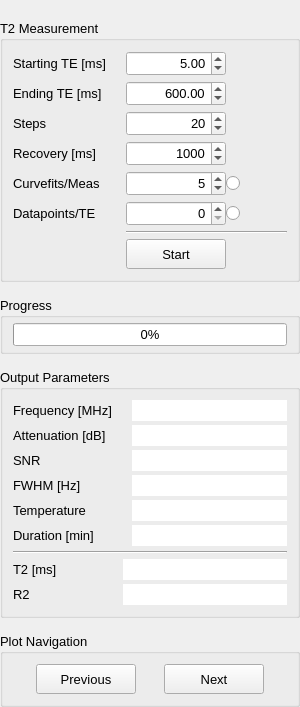
<?xml version="1.0" encoding="UTF-8"?>
<ui version="4.0">
 <class>ccRelaxometerWidget</class>
 <widget class="QWidget" name="ccRelaxometerWidget">
  <property name="geometry">
   <rect>
    <x>0</x>
    <y>0</y>
    <width>300</width>
    <height>676</height>
   </rect>
  </property>
  <property name="sizePolicy">
   <sizepolicy hsizetype="Fixed" vsizetype="Minimum">
    <horstretch>0</horstretch>
    <verstretch>0</verstretch>
   </sizepolicy>
  </property>
  <property name="minimumSize">
   <size>
    <width>300</width>
    <height>0</height>
   </size>
  </property>
  <property name="maximumSize">
   <size>
    <width>300</width>
    <height>16777215</height>
   </size>
  </property>
  <property name="windowTitle">
   <string>Form</string>
  </property>
  <layout class="QVBoxLayout" name="verticalLayout">
   <property name="spacing">
    <number>15</number>
   </property>
   <property name="leftMargin">
    <number>0</number>
   </property>
   <property name="topMargin">
    <number>20</number>
   </property>
   <property name="rightMargin">
    <number>0</number>
   </property>
   <property name="bottomMargin">
    <number>0</number>
   </property>
   <item>
    <widget class="QGroupBox" name="MeasParamWidget">
     <property name="sizePolicy">
      <sizepolicy hsizetype="Expanding" vsizetype="Minimum">
       <horstretch>0</horstretch>
       <verstretch>0</verstretch>
      </sizepolicy>
     </property>
     <property name="font">
      <font>
       <pointsize>10</pointsize>
      </font>
     </property>
     <property name="title">
      <string>T2 Measurement</string>
     </property>
     <layout class="QHBoxLayout" name="horizontalLayout">
      <property name="spacing">
       <number>0</number>
      </property>
      <property name="leftMargin">
       <number>10</number>
      </property>
      <property name="topMargin">
       <number>10</number>
      </property>
      <property name="rightMargin">
       <number>10</number>
      </property>
      <property name="bottomMargin">
       <number>10</number>
      </property>
      <item>
       <widget class="QWidget" name="controls" native="true">
        <layout class="QFormLayout" name="controls_layout">
         <property name="horizontalSpacing">
          <number>20</number>
         </property>
         <property name="verticalSpacing">
          <number>5</number>
         </property>
         <property name="leftMargin">
          <number>0</number>
         </property>
         <property name="topMargin">
          <number>0</number>
         </property>
         <property name="rightMargin">
          <number>0</number>
         </property>
         <property name="bottomMargin">
          <number>0</number>
         </property>
         <item row="0" column="0">
          <widget class="QLabel" name="t2StartLabel">
           <property name="sizePolicy">
            <sizepolicy hsizetype="Minimum" vsizetype="Preferred">
             <horstretch>0</horstretch>
             <verstretch>0</verstretch>
            </sizepolicy>
           </property>
           <property name="font">
            <font>
             <pointsize>10</pointsize>
            </font>
           </property>
           <property name="text">
            <string>Starting TE [ms]</string>
           </property>
          </widget>
         </item>
         <item row="1" column="0">
          <widget class="QLabel" name="t2EndLabel">
           <property name="sizePolicy">
            <sizepolicy hsizetype="Minimum" vsizetype="Preferred">
             <horstretch>0</horstretch>
             <verstretch>0</verstretch>
            </sizepolicy>
           </property>
           <property name="font">
            <font>
             <pointsize>10</pointsize>
            </font>
           </property>
           <property name="text">
            <string>Ending TE [ms]</string>
           </property>
          </widget>
         </item>
         <item row="2" column="0">
          <widget class="QLabel" name="t2StepLabel">
           <property name="sizePolicy">
            <sizepolicy hsizetype="Minimum" vsizetype="Preferred">
             <horstretch>0</horstretch>
             <verstretch>0</verstretch>
            </sizepolicy>
           </property>
           <property name="font">
            <font>
             <pointsize>10</pointsize>
            </font>
           </property>
           <property name="text">
            <string>Steps</string>
           </property>
          </widget>
         </item>
         <item row="2" column="1">
          <widget class="QSpinBox" name="t2Step_input">
           <property name="sizePolicy">
            <sizepolicy hsizetype="Fixed" vsizetype="Fixed">
             <horstretch>0</horstretch>
             <verstretch>0</verstretch>
            </sizepolicy>
           </property>
           <property name="minimumSize">
            <size>
             <width>100</width>
             <height>25</height>
            </size>
           </property>
           <property name="maximumSize">
            <size>
             <width>100</width>
             <height>25</height>
            </size>
           </property>
           <property name="alignment">
            <set>Qt::AlignRight|Qt::AlignTrailing|Qt::AlignVCenter</set>
           </property>
           <property name="value">
            <number>20</number>
           </property>
          </widget>
         </item>
         <item row="3" column="0">
          <widget class="QLabel" name="t2RecoveryLabel">
           <property name="sizePolicy">
            <sizepolicy hsizetype="Minimum" vsizetype="Preferred">
             <horstretch>0</horstretch>
             <verstretch>0</verstretch>
            </sizepolicy>
           </property>
           <property name="font">
            <font>
             <pointsize>10</pointsize>
            </font>
           </property>
           <property name="text">
            <string>Recovery [ms]</string>
           </property>
          </widget>
         </item>
         <item row="3" column="1">
          <widget class="QSpinBox" name="t2Recovery_input">
           <property name="sizePolicy">
            <sizepolicy hsizetype="Fixed" vsizetype="Fixed">
             <horstretch>0</horstretch>
             <verstretch>0</verstretch>
            </sizepolicy>
           </property>
           <property name="minimumSize">
            <size>
             <width>100</width>
             <height>25</height>
            </size>
           </property>
           <property name="maximumSize">
            <size>
             <width>100</width>
             <height>25</height>
            </size>
           </property>
           <property name="alignment">
            <set>Qt::AlignRight|Qt::AlignTrailing|Qt::AlignVCenter</set>
           </property>
           <property name="minimum">
            <number>0</number>
           </property>
           <property name="maximum">
            <number>100000</number>
           </property>
           <property name="singleStep">
            <number>1000</number>
           </property>
           <property name="value">
            <number>1000</number>
           </property>
          </widget>
         </item>
         <item row="4" column="0">
          <widget class="QLabel" name="t2CyclesLabel">
           <property name="font">
            <font>
             <pointsize>10</pointsize>
            </font>
           </property>
           <property name="text">
            <string>Curvefits/Meas</string>
           </property>
          </widget>
         </item>
         <item row="4" column="1">
          <layout class="QHBoxLayout" name="horizontalLayout_2">
           <item>
            <widget class="QSpinBox" name="measAvg_input">
             <property name="sizePolicy">
              <sizepolicy hsizetype="Fixed" vsizetype="Fixed">
               <horstretch>0</horstretch>
               <verstretch>0</verstretch>
              </sizepolicy>
             </property>
             <property name="minimumSize">
              <size>
               <width>100</width>
               <height>25</height>
              </size>
             </property>
             <property name="maximumSize">
              <size>
               <width>100</width>
               <height>25</height>
              </size>
             </property>
             <property name="alignment">
              <set>Qt::AlignRight|Qt::AlignTrailing|Qt::AlignVCenter</set>
             </property>
             <property name="maximum">
              <number>98</number>
             </property>
             <property name="value">
              <number>5</number>
             </property>
            </widget>
           </item>
           <item>
            <widget class="QRadioButton" name="measAvg_enable">
             <property name="text">
              <string/>
             </property>
             <property name="autoExclusive">
              <bool>false</bool>
             </property>
            </widget>
           </item>
          </layout>
         </item>
         <item row="5" column="0">
          <widget class="QLabel" name="label">
           <property name="font">
            <font>
             <pointsize>10</pointsize>
            </font>
           </property>
           <property name="text">
            <string>Datapoints/TE</string>
           </property>
          </widget>
         </item>
         <item row="5" column="1">
          <layout class="QHBoxLayout" name="horizontalLayout_5">
           <item>
            <widget class="QSpinBox" name="dataAvg_input">
             <property name="sizePolicy">
              <sizepolicy hsizetype="Fixed" vsizetype="Fixed">
               <horstretch>0</horstretch>
               <verstretch>0</verstretch>
              </sizepolicy>
             </property>
             <property name="minimumSize">
              <size>
               <width>100</width>
               <height>25</height>
              </size>
             </property>
             <property name="maximumSize">
              <size>
               <width>100</width>
               <height>25</height>
              </size>
             </property>
             <property name="alignment">
              <set>Qt::AlignRight|Qt::AlignTrailing|Qt::AlignVCenter</set>
             </property>
            </widget>
           </item>
           <item>
            <widget class="QRadioButton" name="dataAvg_enable">
             <property name="text">
              <string/>
             </property>
             <property name="autoExclusive">
              <bool>false</bool>
             </property>
            </widget>
           </item>
          </layout>
         </item>
         <item row="7" column="1">
          <widget class="QPushButton" name="t2Start_btn">
           <property name="sizePolicy">
            <sizepolicy hsizetype="Fixed" vsizetype="Fixed">
             <horstretch>0</horstretch>
             <verstretch>0</verstretch>
            </sizepolicy>
           </property>
           <property name="minimumSize">
            <size>
             <width>100</width>
             <height>30</height>
            </size>
           </property>
           <property name="maximumSize">
            <size>
             <width>100</width>
             <height>30</height>
            </size>
           </property>
           <property name="font">
            <font>
             <pointsize>10</pointsize>
            </font>
           </property>
           <property name="text">
            <string>Start</string>
           </property>
          </widget>
         </item>
         <item row="6" column="1">
          <widget class="Line" name="line_2">
           <property name="orientation">
            <enum>Qt::Horizontal</enum>
           </property>
          </widget>
         </item>
         <item row="0" column="1">
          <widget class="QDoubleSpinBox" name="t2Start_input">
           <property name="sizePolicy">
            <sizepolicy hsizetype="Fixed" vsizetype="Fixed">
             <horstretch>0</horstretch>
             <verstretch>0</verstretch>
            </sizepolicy>
           </property>
           <property name="minimumSize">
            <size>
             <width>100</width>
             <height>25</height>
            </size>
           </property>
           <property name="maximumSize">
            <size>
             <width>100</width>
             <height>25</height>
            </size>
           </property>
           <property name="alignment">
            <set>Qt::AlignRight|Qt::AlignTrailing|Qt::AlignVCenter</set>
           </property>
           <property name="minimum">
            <double>1.000000000000000</double>
           </property>
           <property name="maximum">
            <double>100000.000000000000000</double>
           </property>
           <property name="singleStep">
            <double>10.000000000000000</double>
           </property>
           <property name="value">
            <double>5.000000000000000</double>
           </property>
          </widget>
         </item>
         <item row="1" column="1">
          <widget class="QDoubleSpinBox" name="t2End_input">
           <property name="sizePolicy">
            <sizepolicy hsizetype="Fixed" vsizetype="Fixed">
             <horstretch>0</horstretch>
             <verstretch>0</verstretch>
            </sizepolicy>
           </property>
           <property name="minimumSize">
            <size>
             <width>100</width>
             <height>25</height>
            </size>
           </property>
           <property name="maximumSize">
            <size>
             <width>100</width>
             <height>25</height>
            </size>
           </property>
           <property name="alignment">
            <set>Qt::AlignRight|Qt::AlignTrailing|Qt::AlignVCenter</set>
           </property>
           <property name="minimum">
            <double>10.000000000000000</double>
           </property>
           <property name="maximum">
            <double>100000.000000000000000</double>
           </property>
           <property name="singleStep">
            <double>10.000000000000000</double>
           </property>
           <property name="value">
            <double>600.000000000000000</double>
           </property>
          </widget>
         </item>
        </layout>
       </widget>
      </item>
     </layout>
    </widget>
   </item>
   <item>
    <widget class="QGroupBox" name="groupBox">
     <property name="sizePolicy">
      <sizepolicy hsizetype="Expanding" vsizetype="Minimum">
       <horstretch>0</horstretch>
       <verstretch>0</verstretch>
      </sizepolicy>
     </property>
     <property name="font">
      <font>
       <pointsize>10</pointsize>
      </font>
     </property>
     <property name="title">
      <string>Progress</string>
     </property>
     <layout class="QHBoxLayout" name="horizontalLayout_3">
      <property name="spacing">
       <number>0</number>
      </property>
      <property name="leftMargin">
       <number>10</number>
      </property>
      <property name="topMargin">
       <number>5</number>
      </property>
      <property name="rightMargin">
       <number>10</number>
      </property>
      <property name="bottomMargin">
       <number>5</number>
      </property>
      <item>
       <widget class="QProgressBar" name="meas_progress">
        <property name="value">
         <number>0</number>
        </property>
        <property name="textVisible">
         <bool>true</bool>
        </property>
       </widget>
      </item>
     </layout>
    </widget>
   </item>
   <item>
    <widget class="QGroupBox" name="OutputWidget">
     <property name="sizePolicy">
      <sizepolicy hsizetype="Expanding" vsizetype="Minimum">
       <horstretch>0</horstretch>
       <verstretch>0</verstretch>
      </sizepolicy>
     </property>
     <property name="font">
      <font>
       <pointsize>10</pointsize>
      </font>
     </property>
     <property name="title">
      <string>Output Parameters</string>
     </property>
     <layout class="QVBoxLayout" name="verticalLayout_2">
      <property name="spacing">
       <number>5</number>
      </property>
      <property name="leftMargin">
       <number>10</number>
      </property>
      <property name="topMargin">
       <number>10</number>
      </property>
      <property name="rightMargin">
       <number>10</number>
      </property>
      <property name="bottomMargin">
       <number>10</number>
      </property>
      <item>
       <layout class="QFormLayout" name="outputParameters">
        <property name="fieldGrowthPolicy">
         <enum>QFormLayout::ExpandingFieldsGrow</enum>
        </property>
        <property name="rowWrapPolicy">
         <enum>QFormLayout::DontWrapRows</enum>
        </property>
        <property name="horizontalSpacing">
         <number>20</number>
        </property>
        <property name="verticalSpacing">
         <number>4</number>
        </property>
        <property name="leftMargin">
         <number>0</number>
        </property>
        <property name="topMargin">
         <number>0</number>
        </property>
        <property name="rightMargin">
         <number>0</number>
        </property>
        <property name="bottomMargin">
         <number>0</number>
        </property>
        <item row="0" column="0">
         <widget class="QLabel" name="freqLabel">
          <property name="sizePolicy">
           <sizepolicy hsizetype="Minimum" vsizetype="Preferred">
            <horstretch>0</horstretch>
            <verstretch>0</verstretch>
           </sizepolicy>
          </property>
          <property name="minimumSize">
           <size>
            <width>90</width>
            <height>0</height>
           </size>
          </property>
          <property name="font">
           <font>
            <pointsize>10</pointsize>
            <weight>50</weight>
            <bold>false</bold>
           </font>
          </property>
          <property name="text">
           <string>Frequency [MHz]</string>
          </property>
          <property name="alignment">
           <set>Qt::AlignLeading|Qt::AlignLeft|Qt::AlignVCenter</set>
          </property>
         </widget>
        </item>
        <item row="0" column="1">
         <widget class="QLineEdit" name="freq_output">
          <property name="sizePolicy">
           <sizepolicy hsizetype="Expanding" vsizetype="Fixed">
            <horstretch>0</horstretch>
            <verstretch>0</verstretch>
           </sizepolicy>
          </property>
          <property name="minimumSize">
           <size>
            <width>80</width>
            <height>18</height>
           </size>
          </property>
          <property name="maximumSize">
           <size>
            <width>16777215</width>
            <height>25</height>
           </size>
          </property>
          <property name="font">
           <font>
            <pointsize>10</pointsize>
            <weight>50</weight>
            <bold>false</bold>
           </font>
          </property>
          <property name="mouseTracking">
           <bool>false</bool>
          </property>
          <property name="frame">
           <bool>false</bool>
          </property>
          <property name="alignment">
           <set>Qt::AlignRight|Qt::AlignTrailing|Qt::AlignVCenter</set>
          </property>
          <property name="readOnly">
           <bool>true</bool>
          </property>
          <property name="cursorMoveStyle">
           <enum>Qt::LogicalMoveStyle</enum>
          </property>
         </widget>
        </item>
        <item row="1" column="0">
         <widget class="QLabel" name="atLabel">
          <property name="sizePolicy">
           <sizepolicy hsizetype="Minimum" vsizetype="Preferred">
            <horstretch>0</horstretch>
            <verstretch>0</verstretch>
           </sizepolicy>
          </property>
          <property name="minimumSize">
           <size>
            <width>90</width>
            <height>0</height>
           </size>
          </property>
          <property name="font">
           <font>
            <pointsize>10</pointsize>
            <weight>50</weight>
            <bold>false</bold>
           </font>
          </property>
          <property name="text">
           <string>Attenuation [dB]</string>
          </property>
          <property name="alignment">
           <set>Qt::AlignLeading|Qt::AlignLeft|Qt::AlignVCenter</set>
          </property>
         </widget>
        </item>
        <item row="1" column="1">
         <widget class="QLineEdit" name="at_output">
          <property name="sizePolicy">
           <sizepolicy hsizetype="Expanding" vsizetype="Fixed">
            <horstretch>0</horstretch>
            <verstretch>0</verstretch>
           </sizepolicy>
          </property>
          <property name="minimumSize">
           <size>
            <width>80</width>
            <height>18</height>
           </size>
          </property>
          <property name="maximumSize">
           <size>
            <width>16777215</width>
            <height>25</height>
           </size>
          </property>
          <property name="font">
           <font>
            <pointsize>10</pointsize>
            <weight>50</weight>
            <bold>false</bold>
           </font>
          </property>
          <property name="mouseTracking">
           <bool>false</bool>
          </property>
          <property name="frame">
           <bool>false</bool>
          </property>
          <property name="alignment">
           <set>Qt::AlignRight|Qt::AlignTrailing|Qt::AlignVCenter</set>
          </property>
          <property name="readOnly">
           <bool>true</bool>
          </property>
         </widget>
        </item>
        <item row="2" column="0">
         <widget class="QLabel" name="snrLabel">
          <property name="sizePolicy">
           <sizepolicy hsizetype="Minimum" vsizetype="Preferred">
            <horstretch>0</horstretch>
            <verstretch>0</verstretch>
           </sizepolicy>
          </property>
          <property name="minimumSize">
           <size>
            <width>90</width>
            <height>0</height>
           </size>
          </property>
          <property name="font">
           <font>
            <pointsize>10</pointsize>
            <weight>50</weight>
            <bold>false</bold>
           </font>
          </property>
          <property name="text">
           <string>SNR</string>
          </property>
          <property name="alignment">
           <set>Qt::AlignLeading|Qt::AlignLeft|Qt::AlignVCenter</set>
          </property>
         </widget>
        </item>
        <item row="2" column="1">
         <widget class="QLineEdit" name="snr_output">
          <property name="sizePolicy">
           <sizepolicy hsizetype="Expanding" vsizetype="Fixed">
            <horstretch>0</horstretch>
            <verstretch>0</verstretch>
           </sizepolicy>
          </property>
          <property name="minimumSize">
           <size>
            <width>80</width>
            <height>18</height>
           </size>
          </property>
          <property name="maximumSize">
           <size>
            <width>16777215</width>
            <height>25</height>
           </size>
          </property>
          <property name="font">
           <font>
            <pointsize>10</pointsize>
            <weight>50</weight>
            <bold>false</bold>
           </font>
          </property>
          <property name="mouseTracking">
           <bool>false</bool>
          </property>
          <property name="frame">
           <bool>false</bool>
          </property>
          <property name="alignment">
           <set>Qt::AlignRight|Qt::AlignTrailing|Qt::AlignVCenter</set>
          </property>
          <property name="readOnly">
           <bool>true</bool>
          </property>
         </widget>
        </item>
        <item row="3" column="0">
         <widget class="QLabel" name="fwhmLabel">
          <property name="minimumSize">
           <size>
            <width>90</width>
            <height>0</height>
           </size>
          </property>
          <property name="font">
           <font>
            <pointsize>10</pointsize>
           </font>
          </property>
          <property name="text">
           <string>FWHM [Hz]</string>
          </property>
          <property name="alignment">
           <set>Qt::AlignLeading|Qt::AlignLeft|Qt::AlignVCenter</set>
          </property>
         </widget>
        </item>
        <item row="3" column="1">
         <widget class="QLineEdit" name="fwhm_output">
          <property name="minimumSize">
           <size>
            <width>80</width>
            <height>18</height>
           </size>
          </property>
          <property name="maximumSize">
           <size>
            <width>16777215</width>
            <height>25</height>
           </size>
          </property>
          <property name="font">
           <font>
            <pointsize>10</pointsize>
           </font>
          </property>
          <property name="frame">
           <bool>false</bool>
          </property>
          <property name="alignment">
           <set>Qt::AlignRight|Qt::AlignTrailing|Qt::AlignVCenter</set>
          </property>
         </widget>
        </item>
        <item row="4" column="0">
         <widget class="QLabel" name="centerLabel">
          <property name="sizePolicy">
           <sizepolicy hsizetype="Minimum" vsizetype="Preferred">
            <horstretch>0</horstretch>
            <verstretch>0</verstretch>
           </sizepolicy>
          </property>
          <property name="minimumSize">
           <size>
            <width>90</width>
            <height>0</height>
           </size>
          </property>
          <property name="font">
           <font>
            <pointsize>10</pointsize>
            <weight>50</weight>
            <bold>false</bold>
           </font>
          </property>
          <property name="text">
           <string>Temperature</string>
          </property>
          <property name="alignment">
           <set>Qt::AlignLeading|Qt::AlignLeft|Qt::AlignVCenter</set>
          </property>
         </widget>
        </item>
        <item row="4" column="1">
         <widget class="QLineEdit" name="temp_output">
          <property name="sizePolicy">
           <sizepolicy hsizetype="Expanding" vsizetype="Fixed">
            <horstretch>0</horstretch>
            <verstretch>0</verstretch>
           </sizepolicy>
          </property>
          <property name="minimumSize">
           <size>
            <width>80</width>
            <height>18</height>
           </size>
          </property>
          <property name="maximumSize">
           <size>
            <width>16777215</width>
            <height>25</height>
           </size>
          </property>
          <property name="font">
           <font>
            <pointsize>10</pointsize>
            <weight>50</weight>
            <bold>false</bold>
           </font>
          </property>
          <property name="mouseTracking">
           <bool>false</bool>
          </property>
          <property name="frame">
           <bool>false</bool>
          </property>
          <property name="alignment">
           <set>Qt::AlignRight|Qt::AlignTrailing|Qt::AlignVCenter</set>
          </property>
          <property name="readOnly">
           <bool>true</bool>
          </property>
         </widget>
        </item>
        <item row="5" column="0">
         <widget class="QLabel" name="peakLabel">
          <property name="sizePolicy">
           <sizepolicy hsizetype="Minimum" vsizetype="Preferred">
            <horstretch>0</horstretch>
            <verstretch>0</verstretch>
           </sizepolicy>
          </property>
          <property name="minimumSize">
           <size>
            <width>90</width>
            <height>0</height>
           </size>
          </property>
          <property name="font">
           <font>
            <pointsize>10</pointsize>
            <weight>50</weight>
            <bold>false</bold>
           </font>
          </property>
          <property name="text">
           <string>Duration [min]</string>
          </property>
          <property name="alignment">
           <set>Qt::AlignLeading|Qt::AlignLeft|Qt::AlignVCenter</set>
          </property>
         </widget>
        </item>
        <item row="5" column="1">
         <widget class="QLineEdit" name="dur_output">
          <property name="sizePolicy">
           <sizepolicy hsizetype="Expanding" vsizetype="Fixed">
            <horstretch>0</horstretch>
            <verstretch>0</verstretch>
           </sizepolicy>
          </property>
          <property name="minimumSize">
           <size>
            <width>80</width>
            <height>18</height>
           </size>
          </property>
          <property name="maximumSize">
           <size>
            <width>16777215</width>
            <height>25</height>
           </size>
          </property>
          <property name="font">
           <font>
            <pointsize>10</pointsize>
            <weight>50</weight>
            <bold>false</bold>
           </font>
          </property>
          <property name="mouseTracking">
           <bool>false</bool>
          </property>
          <property name="frame">
           <bool>false</bool>
          </property>
          <property name="alignment">
           <set>Qt::AlignRight|Qt::AlignTrailing|Qt::AlignVCenter</set>
          </property>
          <property name="readOnly">
           <bool>true</bool>
          </property>
         </widget>
        </item>
       </layout>
      </item>
      <item>
       <widget class="Line" name="line">
        <property name="orientation">
         <enum>Qt::Horizontal</enum>
        </property>
       </widget>
      </item>
      <item>
       <layout class="QFormLayout" name="formLayout_2">
        <property name="fieldGrowthPolicy">
         <enum>QFormLayout::ExpandingFieldsGrow</enum>
        </property>
        <property name="horizontalSpacing">
         <number>20</number>
        </property>
        <property name="verticalSpacing">
         <number>4</number>
        </property>
        <item row="0" column="0">
         <widget class="QLabel" name="t2OutLabel">
          <property name="sizePolicy">
           <sizepolicy hsizetype="Minimum" vsizetype="Preferred">
            <horstretch>0</horstretch>
            <verstretch>0</verstretch>
           </sizepolicy>
          </property>
          <property name="minimumSize">
           <size>
            <width>90</width>
            <height>0</height>
           </size>
          </property>
          <property name="font">
           <font>
            <pointsize>10</pointsize>
           </font>
          </property>
          <property name="text">
           <string>T2 [ms]</string>
          </property>
          <property name="alignment">
           <set>Qt::AlignLeading|Qt::AlignLeft|Qt::AlignVCenter</set>
          </property>
         </widget>
        </item>
        <item row="0" column="1">
         <widget class="QLineEdit" name="t2_output">
          <property name="minimumSize">
           <size>
            <width>80</width>
            <height>18</height>
           </size>
          </property>
          <property name="maximumSize">
           <size>
            <width>16777215</width>
            <height>25</height>
           </size>
          </property>
          <property name="font">
           <font>
            <pointsize>10</pointsize>
           </font>
          </property>
          <property name="frame">
           <bool>false</bool>
          </property>
          <property name="readOnly">
           <bool>true</bool>
          </property>
         </widget>
        </item>
        <item row="1" column="0">
         <widget class="QLabel" name="t2stdDevLabel">
          <property name="sizePolicy">
           <sizepolicy hsizetype="Minimum" vsizetype="Preferred">
            <horstretch>0</horstretch>
            <verstretch>0</verstretch>
           </sizepolicy>
          </property>
          <property name="minimumSize">
           <size>
            <width>90</width>
            <height>0</height>
           </size>
          </property>
          <property name="font">
           <font>
            <pointsize>10</pointsize>
           </font>
          </property>
          <property name="text">
           <string>R2</string>
          </property>
          <property name="alignment">
           <set>Qt::AlignLeading|Qt::AlignLeft|Qt::AlignVCenter</set>
          </property>
         </widget>
        </item>
        <item row="1" column="1">
         <widget class="QLineEdit" name="r2_output">
          <property name="minimumSize">
           <size>
            <width>80</width>
            <height>18</height>
           </size>
          </property>
          <property name="maximumSize">
           <size>
            <width>16777215</width>
            <height>25</height>
           </size>
          </property>
          <property name="font">
           <font>
            <pointsize>10</pointsize>
           </font>
          </property>
          <property name="frame">
           <bool>false</bool>
          </property>
          <property name="readOnly">
           <bool>true</bool>
          </property>
         </widget>
        </item>
       </layout>
      </item>
     </layout>
    </widget>
   </item>
   <item>
    <widget class="QWidget" name="plotNav_widget" native="true">
     <property name="sizePolicy">
      <sizepolicy hsizetype="Expanding" vsizetype="Minimum">
       <horstretch>0</horstretch>
       <verstretch>0</verstretch>
      </sizepolicy>
     </property>
     <property name="font">
      <font>
       <pointsize>10</pointsize>
      </font>
     </property>
     <layout class="QVBoxLayout" name="verticalLayout_3">
      <property name="spacing">
       <number>0</number>
      </property>
      <property name="leftMargin">
       <number>0</number>
      </property>
      <property name="topMargin">
       <number>0</number>
      </property>
      <property name="rightMargin">
       <number>0</number>
      </property>
      <property name="bottomMargin">
       <number>0</number>
      </property>
      <item>
       <widget class="QGroupBox" name="groupBox_3">
        <property name="sizePolicy">
         <sizepolicy hsizetype="Expanding" vsizetype="Minimum">
          <horstretch>0</horstretch>
          <verstretch>0</verstretch>
         </sizepolicy>
        </property>
        <property name="title">
         <string>Plot Navigation</string>
        </property>
        <layout class="QHBoxLayout" name="horizontalLayout_8">
         <property name="spacing">
          <number>5</number>
         </property>
         <property name="leftMargin">
          <number>10</number>
         </property>
         <property name="topMargin">
          <number>10</number>
         </property>
         <property name="rightMargin">
          <number>10</number>
         </property>
         <property name="bottomMargin">
          <number>10</number>
         </property>
         <item>
          <widget class="QPushButton" name="prevPlot_btn">
           <property name="sizePolicy">
            <sizepolicy hsizetype="Fixed" vsizetype="Fixed">
             <horstretch>0</horstretch>
             <verstretch>0</verstretch>
            </sizepolicy>
           </property>
           <property name="minimumSize">
            <size>
             <width>100</width>
             <height>30</height>
            </size>
           </property>
           <property name="maximumSize">
            <size>
             <width>100</width>
             <height>30</height>
            </size>
           </property>
           <property name="font">
            <font>
             <pointsize>10</pointsize>
            </font>
           </property>
           <property name="text">
            <string>Previous</string>
           </property>
          </widget>
         </item>
         <item>
          <widget class="QPushButton" name="nextPlot_btn">
           <property name="sizePolicy">
            <sizepolicy hsizetype="Fixed" vsizetype="Fixed">
             <horstretch>0</horstretch>
             <verstretch>0</verstretch>
            </sizepolicy>
           </property>
           <property name="minimumSize">
            <size>
             <width>100</width>
             <height>30</height>
            </size>
           </property>
           <property name="maximumSize">
            <size>
             <width>100</width>
             <height>30</height>
            </size>
           </property>
           <property name="font">
            <font>
             <pointsize>10</pointsize>
            </font>
           </property>
           <property name="text">
            <string>Next</string>
           </property>
          </widget>
         </item>
        </layout>
       </widget>
      </item>
     </layout>
    </widget>
   </item>
   <item>
    <spacer name="verticalSpacer">
     <property name="orientation">
      <enum>Qt::Vertical</enum>
     </property>
     <property name="sizeHint" stdset="0">
      <size>
       <width>20</width>
       <height>20</height>
      </size>
     </property>
    </spacer>
   </item>
  </layout>
 </widget>
 <resources/>
 <connections/>
</ui>
